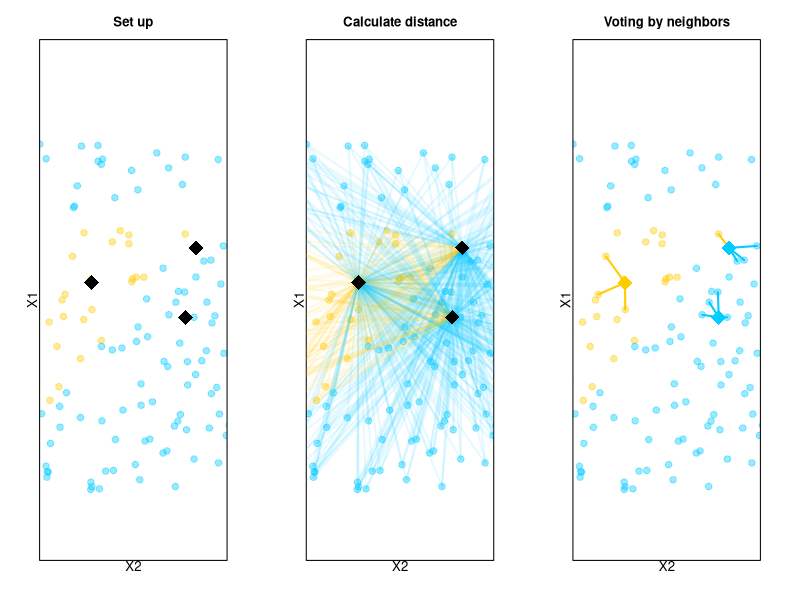

Write the R code that produced this figure.
#Illustration of kNN

require(ggplot2)
  n <- 200
  k <- 4
  
  #Create training data
    set.seed(100)
    x <- runif(n)
    
    set.seed(44)
    y <- runif(n)
  
    z <- ifelse(y > x*1.2 , 1, 0)
    z1 <- ifelse(y < 0.8, 1,0)
    z <- z*z1
    
    df <- data.frame(x, y, z)
    
  #Create test
    df_test <- data.frame(id = 1:3,
                          x = c(0.33, 0.63, 0.6),
                          y = c(0.6, 0.7, 0.5))
  
    
  #Create segments  
    segs <- data.frame()
    segs_all <- data.frame()
    for(i in 1:nrow(df_test)){
      d <- sqrt((df_test$x[i] - df$x)^2 + (df_test$y[i] - df$y)^2)
      segs <- rbind(segs,
                data.frame(id = i, 
                           x0 = df_test$x[i], 
                           y0 = df_test$y[i],
                           df[rank(d, ties.method = "random") <=k,]))
      segs_all <- rbind(segs_all,
                    data.frame(id = i, 
                               x0 = df_test$x[i], 
                               y0 = df_test$y[i],
                               df))
    }
    
  #Plot
    
  par(mfrow = c(1,3), mar = rep(3,4))
  #First plot
    plot(df$x, df$y, col = rgb(df$z, 0.8, 1- df$z, 0.4),
         pch = 20, cex = 2, xlab = "", ylab = "", 
         yaxt = "n", xaxt = "n",
         xlim = c(0.2, 0.7), ylim = c(0.3, 0.8), asp = 1)
    points(df_test$x, df_test$y, col = "black", 
           cex = 3, pch = 18)
    title(ylab="X1", xlab = "X2", line=0, cex.lab=1.2)
    title(main = "Set up", line=1, cex.lab=1.2)
    
  #Second plot
    plot(df$x, df$y, col = rgb(df$z, 0.8, 1- df$z, 0.4),
         pch = 20, cex = 2, xlab = "", ylab = "", 
         yaxt = "n", xaxt = "n",
         xlim = c(0.2, 0.7), ylim = c(0.3, 0.8), asp = 1)
    segments(x0 = segs_all$x0,
             y0 = segs_all$y0,
             x1 = segs_all$x,
             y1 = segs_all$y, 
             col = rgb(segs_all$z, 0.8, 1 - segs_all$z, 0.1), 
             lwd = 2)
    points(df_test$x, df_test$y, col = "black", 
           cex = 3, pch = 18)

    title(ylab="X1", xlab = "X2", line=0, cex.lab=1.2)
    title(main = "Calculate distance", line=1, cex.lab=1.2)
    
    
    #Third plot
      scored <- c(1, 0, 0)
      plot(df$x, df$y, col = rgb(df$z, 0.8, 1- df$z, 0.4),
           pch = 20, cex = 2, xlab = "", ylab = "", 
           xlim = c(0.2, 0.7), ylim = c(0.3, 0.8), asp = 1,
           yaxt = "n", xaxt = "n")
      segments(x0 = segs$x0,
               y0 = segs$y0,
               x1 = segs$x,
               y1 = segs$y, 
               col = rgb(segs$z, 0.8, 1 - segs$z, 1), 
               lwd = 2)
      points(df_test$x, df_test$y, col = rgb(scored, 0.8, 1- scored, 1), 
             cex = 3, pch = 18)
       title(ylab="X1", xlab = "X2", line=0, cex.lab=1.2)
      title(main = "Voting by neighbors", line=1, cex.lab=1.2)
      
      